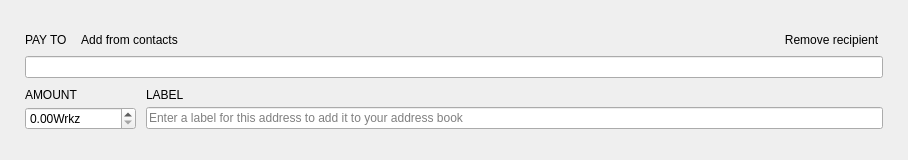
<?xml version="1.0" encoding="UTF-8"?>
<ui version="4.0">
 <class>TransferFrame</class>
 <widget class="QFrame" name="TransferFrame">
  <property name="geometry">
   <rect>
    <x>0</x>
    <y>0</y>
    <width>908</width>
    <height>160</height>
   </rect>
  </property>
  <property name="sizePolicy">
   <sizepolicy hsizetype="Preferred" vsizetype="Preferred">
    <horstretch>0</horstretch>
    <verstretch>150</verstretch>
   </sizepolicy>
  </property>
  <property name="minimumSize">
   <size>
    <width>0</width>
    <height>160</height>
   </size>
  </property>
  <property name="maximumSize">
   <size>
    <width>16777215</width>
    <height>160</height>
   </size>
  </property>
  <property name="windowTitle">
   <string>Frame</string>
  </property>
  <property name="styleSheet">
   <string notr="true"/>
  </property>
  <property name="frameShape">
   <enum>QFrame::NoFrame</enum>
  </property>
  <property name="frameShadow">
   <enum>QFrame::Plain</enum>
  </property>
  <layout class="QVBoxLayout" name="verticalLayout">
   <property name="spacing">
    <number>10</number>
   </property>
   <property name="leftMargin">
    <number>25</number>
   </property>
   <property name="rightMargin">
    <number>25</number>
   </property>
   <item>
    <spacer name="verticalSpacer_2">
     <property name="orientation">
      <enum>Qt::Vertical</enum>
     </property>
     <property name="sizeHint" stdset="0">
      <size>
       <width>20</width>
       <height>40</height>
      </size>
     </property>
    </spacer>
   </item>
   <item>
    <layout class="QGridLayout" name="gridLayout">
     <property name="verticalSpacing">
      <number>5</number>
     </property>
     <item row="0" column="0">
      <widget class="WalletGui::WalletNormalGrayTextLabel" name="m_payToTextLabel">
       <property name="sizePolicy">
        <sizepolicy hsizetype="Minimum" vsizetype="Minimum">
         <horstretch>0</horstretch>
         <verstretch>0</verstretch>
        </sizepolicy>
       </property>
       <property name="text">
        <string>PAY TO</string>
       </property>
       <property name="alignment">
        <set>Qt::AlignLeading|Qt::AlignLeft|Qt::AlignVCenter</set>
       </property>
       <property name="margin">
        <number>0</number>
       </property>
       <property name="indent">
        <number>0</number>
       </property>
      </widget>
     </item>
     <item row="0" column="1">
      <widget class="WalletGui::WalletTinyLinkLikeButton" name="m_addressBookButton">
       <property name="sizePolicy">
        <sizepolicy hsizetype="Preferred" vsizetype="Minimum">
         <horstretch>0</horstretch>
         <verstretch>0</verstretch>
        </sizepolicy>
       </property>
       <property name="cursor">
        <cursorShape>PointingHandCursor</cursorShape>
       </property>
       <property name="focusPolicy">
        <enum>Qt::NoFocus</enum>
       </property>
       <property name="layoutDirection">
        <enum>Qt::LeftToRight</enum>
       </property>
       <property name="text">
        <string>Add from contacts</string>
       </property>
       <property name="flat">
        <bool>true</bool>
       </property>
      </widget>
     </item>
     <item row="0" column="2">
      <spacer name="horizontalSpacer">
       <property name="orientation">
        <enum>Qt::Horizontal</enum>
       </property>
       <property name="sizeHint" stdset="0">
        <size>
         <width>318</width>
         <height>10</height>
        </size>
       </property>
      </spacer>
     </item>
     <item row="0" column="3" alignment="Qt::AlignBottom">
      <widget class="WalletGui::WalletTinyLinkLikeButton" name="m_removeButton">
       <property name="sizePolicy">
        <sizepolicy hsizetype="Preferred" vsizetype="Minimum">
         <horstretch>0</horstretch>
         <verstretch>0</verstretch>
        </sizepolicy>
       </property>
       <property name="cursor">
        <cursorShape>PointingHandCursor</cursorShape>
       </property>
       <property name="focusPolicy">
        <enum>Qt::NoFocus</enum>
       </property>
       <property name="text">
        <string>Remove recipient</string>
       </property>
       <property name="flat">
        <bool>true</bool>
       </property>
      </widget>
     </item>
     <item row="1" column="0" colspan="4">
      <widget class="WalletGui::ClearableLineEdit" name="m_sendAddressEdit">
       <property name="styleSheet">
        <string notr="true">[errorState=&quot;true&quot;] {
  border-color: #ef3131;
}</string>
       </property>
      </widget>
     </item>
    </layout>
   </item>
   <item>
    <layout class="QGridLayout" name="gridLayout_2">
     <property name="verticalSpacing">
      <number>5</number>
     </property>
     <item row="0" column="0">
      <widget class="WalletGui::WalletNormalGrayTextLabel" name="m_amountTextLabel">
       <property name="text">
        <string>AMOUNT</string>
       </property>
       <property name="alignment">
        <set>Qt::AlignBottom|Qt::AlignLeading|Qt::AlignLeft</set>
       </property>
       <property name="indent">
        <number>0</number>
       </property>
      </widget>
     </item>
     <item row="0" column="1">
      <widget class="WalletGui::WalletNormalGrayTextLabel" name="m_labelTextLabel">
       <property name="text">
        <string>LABEL</string>
       </property>
       <property name="alignment">
        <set>Qt::AlignBottom|Qt::AlignLeading|Qt::AlignLeft</set>
       </property>
       <property name="indent">
        <number>0</number>
       </property>
      </widget>
     </item>
     <item row="1" column="0">
      <widget class="QDoubleSpinBox" name="m_sendAmountSpin">
       <property name="focusPolicy">
        <enum>Qt::ClickFocus</enum>
       </property>
       <property name="layoutDirection">
        <enum>Qt::LeftToRight</enum>
       </property>
       <property name="styleSheet">
        <string notr="true">[errorState=&quot;true&quot;] {
  border-color: #ef3131;
}</string>
       </property>
       <property name="buttonSymbols">
        <enum>QAbstractSpinBox::UpDownArrows</enum>
       </property>
       <property name="suffix">
        <string notr="true">Wrkz</string>
       </property>
       <property name="decimals">
        <number>2</number>
       </property>
       <property name="maximum">
        <double>20000000.00</double>
       </property>
      </widget>
     </item>
     <item row="1" column="1">
      <widget class="WalletGui::ClearableLineEdit" name="m_sendLabelEdit">
       <property name="styleSheet">
        <string notr="true">[errorState=&quot;true&quot;] {
  border-color: #ef3131;
}</string>
       </property>
       <property name="placeholderText">
        <string>Enter a label for this address to add it to your address book</string>
       </property>
      </widget>
     </item>
    </layout>
   </item>
   <item>
    <spacer name="verticalSpacer">
     <property name="orientation">
      <enum>Qt::Vertical</enum>
     </property>
     <property name="sizeHint" stdset="0">
      <size>
       <width>20</width>
       <height>40</height>
      </size>
     </property>
    </spacer>
   </item>
  </layout>
 </widget>
 <customwidgets>
  <customwidget>
   <class>WalletGui::WalletNormalGrayTextLabel</class>
   <extends>QLabel</extends>
   <header>Gui/Common/WalletTextLabel.h</header>
  </customwidget>
  <customwidget>
   <class>WalletGui::WalletTinyLinkLikeButton</class>
   <extends>QPushButton</extends>
   <header>Gui/Common/WalletLinkLikeButton.h</header>
  </customwidget>
  <customwidget>
   <class>WalletGui::ClearableLineEdit</class>
   <extends>QLineEdit</extends>
   <header>Gui/Common/ClearableLineEdit.h</header>
  </customwidget>
 </customwidgets>
 <tabstops>
  <tabstop>m_sendAddressEdit</tabstop>
  <tabstop>m_sendAmountSpin</tabstop>
  <tabstop>m_sendLabelEdit</tabstop>
  <tabstop>m_addressBookButton</tabstop>
  <tabstop>m_removeButton</tabstop>
 </tabstops>
 <resources/>
 <connections>
  <connection>
   <sender>m_removeButton</sender>
   <signal>clicked()</signal>
   <receiver>TransferFrame</receiver>
   <slot>deleteLater()</slot>
   <hints>
    <hint type="sourcelabel">
     <x>797</x>
     <y>41</y>
    </hint>
    <hint type="destinationlabel">
     <x>445</x>
     <y>79</y>
    </hint>
   </hints>
  </connection>
  <connection>
   <sender>m_addressBookButton</sender>
   <signal>clicked()</signal>
   <receiver>TransferFrame</receiver>
   <slot>addressBookClicked()</slot>
   <hints>
    <hint type="sourcelabel">
     <x>136</x>
     <y>41</y>
    </hint>
    <hint type="destinationlabel">
     <x>445</x>
     <y>79</y>
    </hint>
   </hints>
  </connection>
  <connection>
   <sender>m_sendAddressEdit</sender>
   <signal>textChanged(QString)</signal>
   <receiver>TransferFrame</receiver>
   <slot>labelOrAddressChanged(QString)</slot>
   <hints>
    <hint type="sourcelabel">
     <x>445</x>
     <y>56</y>
    </hint>
    <hint type="destinationlabel">
     <x>445</x>
     <y>79</y>
    </hint>
   </hints>
  </connection>
  <connection>
   <sender>m_sendLabelEdit</sender>
   <signal>textChanged(QString)</signal>
   <receiver>TransferFrame</receiver>
   <slot>labelOrAddressChanged(QString)</slot>
   <hints>
    <hint type="sourcelabel">
     <x>582</x>
     <y>128</y>
    </hint>
    <hint type="destinationlabel">
     <x>445</x>
     <y>79</y>
    </hint>
   </hints>
  </connection>
  <connection>
   <sender>m_sendAmountSpin</sender>
   <signal>valueChanged(QString)</signal>
   <receiver>TransferFrame</receiver>
   <slot>amountStringChanged(QString)</slot>
   <hints>
    <hint type="sourcelabel">
     <x>124</x>
     <y>124</y>
    </hint>
    <hint type="destinationlabel">
     <x>453</x>
     <y>79</y>
    </hint>
   </hints>
  </connection>
  <connection>
   <sender>m_sendAddressEdit</sender>
   <signal>textChanged(QString)</signal>
   <receiver>TransferFrame</receiver>
   <slot>addressChanged(QString)</slot>
   <hints>
    <hint type="sourcelabel">
     <x>453</x>
     <y>69</y>
    </hint>
    <hint type="destinationlabel">
     <x>453</x>
     <y>79</y>
    </hint>
   </hints>
  </connection>
 </connections>
 <slots>
  <slot>addressBookClicked()</slot>
  <slot>pasteClicked()</slot>
  <slot>labelOrAddressChanged(QString)</slot>
  <slot>addressChanged(QString)</slot>
  <slot>amountStringChanged(QString)</slot>
 </slots>
</ui>
